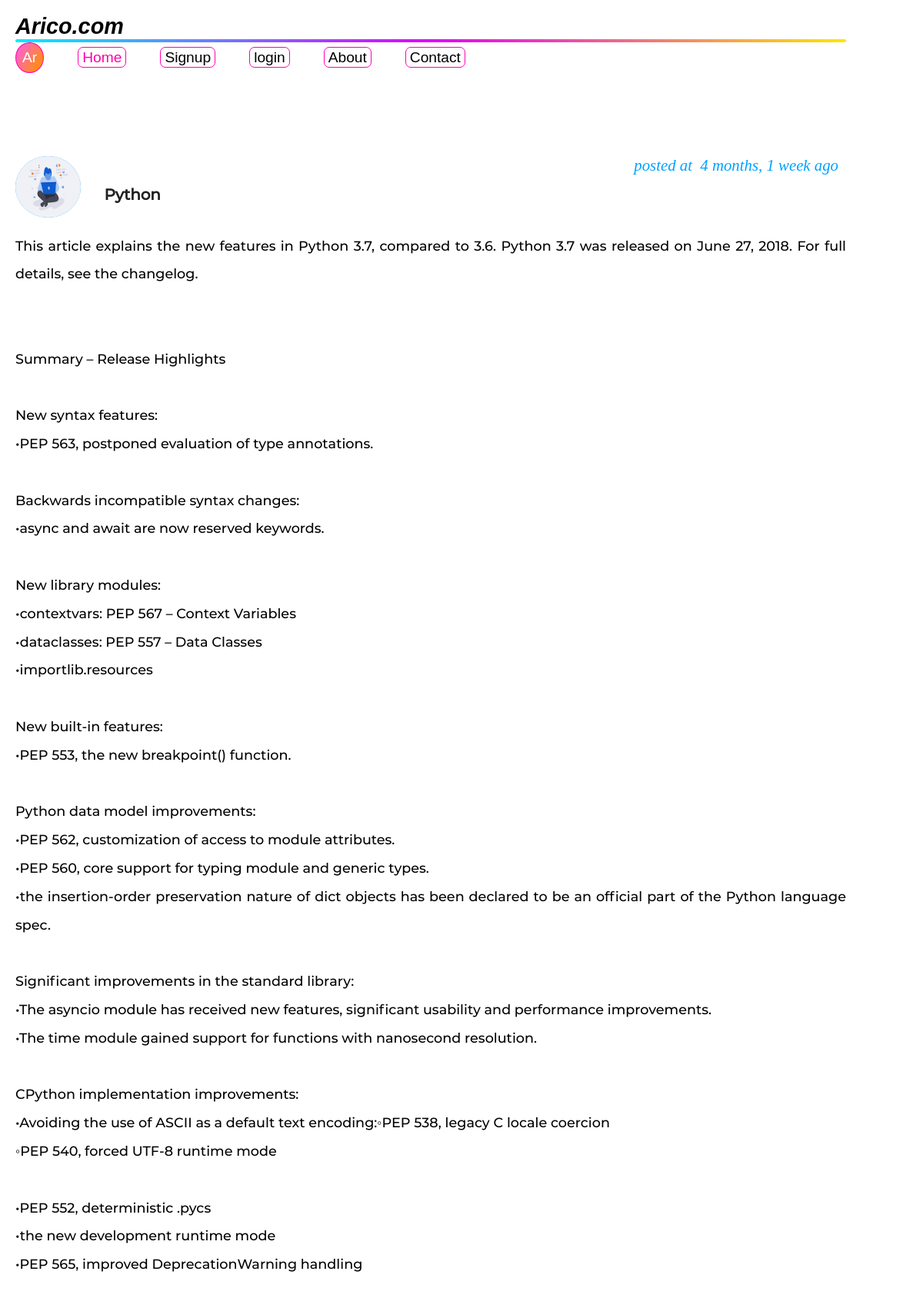
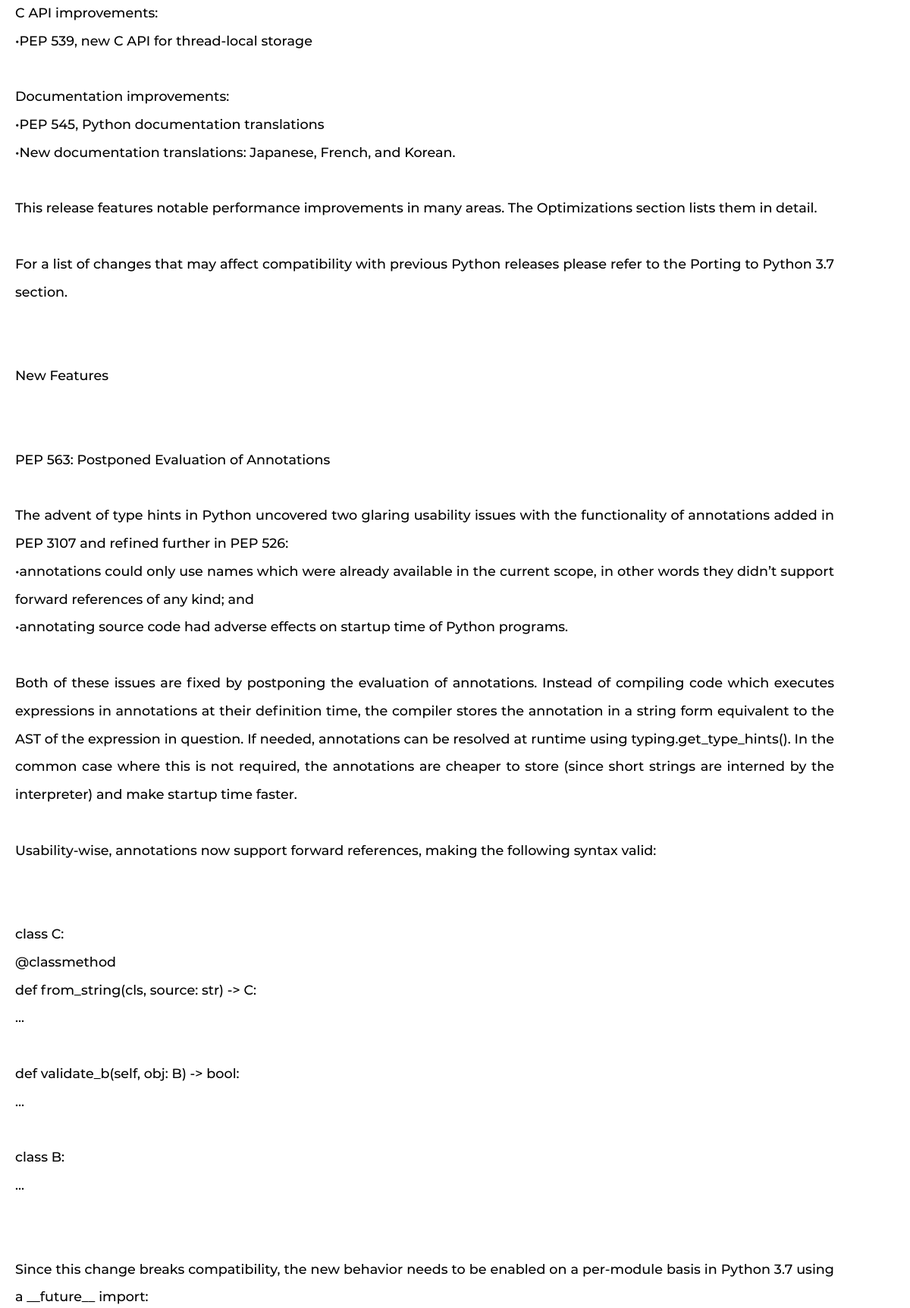
The app's page /readmore39python (upper part) with its own data (2 pictures, top to bottom).
### article/models.py (models this page shows, shortened)
class arti(models.Model):
    sno=models.AutoField(primary_key=True)
    content=models.TextField()
    cUser=models.ForeignKey(User,on_delete=models.CASCADE,default='server')
    heading=models.CharField(max_length=200)
    timeStamp=models.DateTimeField(default=now)
    server=models.CharField(default='server', max_length=50)
    somefile=models.FileField()
    datee=models.DateField(default=now)

### ninja/views.py (the view)
# urls.py: path('readmore<int:id><str:slug>',views.readmore, name='readmore'),
def readmore(request,id,slug):
    read=arti.objects.filter(sno=id)
    params={'params':read}
    return render(request,'readmore.html',params)

### templates/readmore.html (shortened to what this page needs)
<!DOCTYPE html>
<html lang="en">
<head>
    {% load static %}
    {% load humanize%}
    <link rel="stylesheet" href="{% static 'article/readmore.css' %}">
</head>
<body>
    <br>
    <h5 class="arico">Arico.com</h5>
    <div class="hr"></div>
    <div class="container" id="container">
        <ul class="searchul" id="animation">
            <li>Ar</li>
            <li style="color: rgb(255, 0, 170);">Home</li>
            <li><a href="/signup">Signup</a></li>
            <li><a href="/login">login</a></li>
            <li><a href="/signup">About</a></li>
            <li><a href="/signup">Contact</a></li>
        </ul>
        <br>
    </div>
{% for i in params %}
    <div class="goes">
        <div class="holder">
            <img src="{% static 'article/imag9es (6).png' %}" alt="ninja" class="img">
            <i class="date">posted at &nbsp;{{i.timeStamp|naturaltime}}</i>
            <h3>{{i.heading|capfirst}}</h3>
            <article  class="pa" id="pa">
                {{i.content|capfirst|linebreaksbr|urlize}}
           </article>
        </div>
    </div>
    {% endfor %}
</body>
</html>

### article/static/article/readmore.css (style rules this page uses)
* { box-sizing: border-box; padding: 0px; margin: 0px; }
body { height: 100vh; }
.pa { font-family: myfont; font-size: 1.1rem; width: 100%; line-height: 2.3rem; color: #000000;; text-align: justify; font-weight: 500; }
a { text-decoration: none; color: black; }
ul { list-style: none; }
.container { width: 100%; display: block; transition: 1s; overflow-y: hidden; overflow-x: scroll; white-space: nowrap; }
ul { margin-left: 0px; transition: 3s; }
li { z-index: 5; display: inline-block; margin: 0px 20px; margin-left: 20px; background: white; border: 1.2px solid #fe01b2; font-family: myfont1; font-size: larger; color: rgb(17, 10, 10); font-weight: lighter; border-radius: 7px; padding: 1.5px; padding-left: 5px; padding-right: 5px; font-family: "Lucida Sans", "Lucida Sans Regular", "Lucida Grande", "Lucida Sans Unicode", Geneva, Verdana, sans-serif; }
li:nth-child(1) { padding: 8px; border-radius: 50%; box-shadow: none; color: white; background: linear-gradient( 300deg, rgb(255, 145, 0) 10%, rgba(255, 0, 140, 0.6) 80% ); }
.goes { width: 90%; margin-top: 90px; cursor: pointer; margin-left: 20px; margin-bottom: 30px; }
.img { width: 85px; height: 80px; background: rgba(2, 162, 255, 0.986); border-radius: 50%; }
.holder { transition: 1s linear; border-radius: 7px; }
h3 { position: relative; top: -55px; margin: 0px; height: 1px; padding: 0px; left: 108px; width: 73%; font-family: myfont; font-style: normal; font-weight: 700; font-size: 20px; line-height: 28px; letter-spacing: -0.114286px; padding: 7.5px; color:#222120c0; text-align: initial; color: rgb(34, 33, 32); }
.date { float: right; clear: both; margin-right: 10px; font-family: myfont2; font-size: 1.3rem; color: rgb(0, 162, 255); }
.arico { margin-left: 20px; color: black; font-family:'Lucida Sans', 'Lucida Sans Regular', 'Lucida Grande', 'Lucida Sans Unicode', Geneva, Verdana, sans-serif; font-style: oblique; font-size: 1.8em; }
.hr { margin-left: 20px; width: 90%; height: 3.5px; border-radius: 5px; background: linear-gradient(45deg,rgb(0, 238, 255),rgb(225, 0, 255),rgb(255, 230, 0)); }
a { font-weight: 500; }

### templates/readmore.html (style rules this page uses)
a { text-decoration: none; color: black; }

### records on screen
arti: timeStamp "4 months, 1 week ago", heading "Python", content "This article explains the new features in Python 3.7, compared to 3.6. Python 3.7 was released on June 27, 2018. For full details, see the changelog. Summary – Release Highlights New syntax features: •PEP 563, postponed evaluation of type annotations. Backwards incompatible syntax changes: •async and await are now reserved keywords. New library modules: •contextvars: PEP 567 – Context Variables •dataclasses: PEP 557 – Data Classes •importlib.resources New built-in features: •PEP 553, the new breakpoint() function. Python data model improvements: •PEP 562, customization of access to module attributes. •PEP 560, core support for typing module and generic types. •the insertion-order…"
